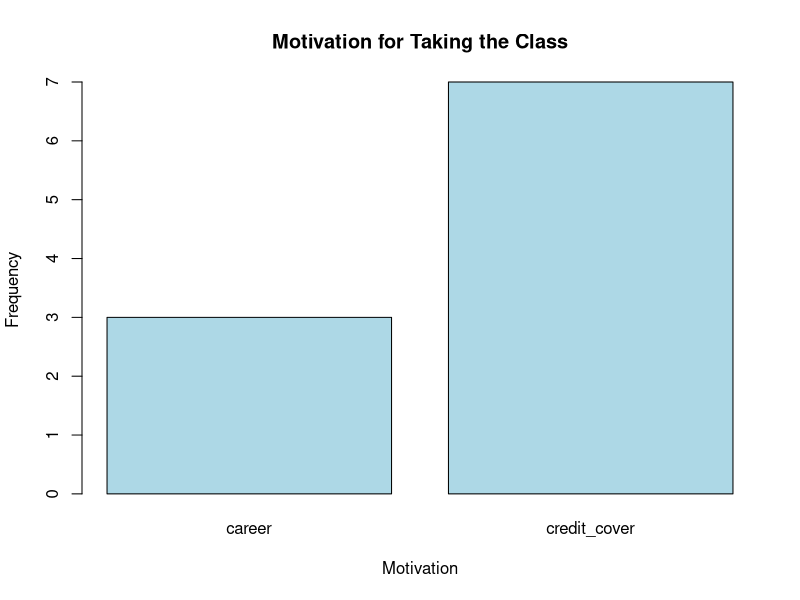
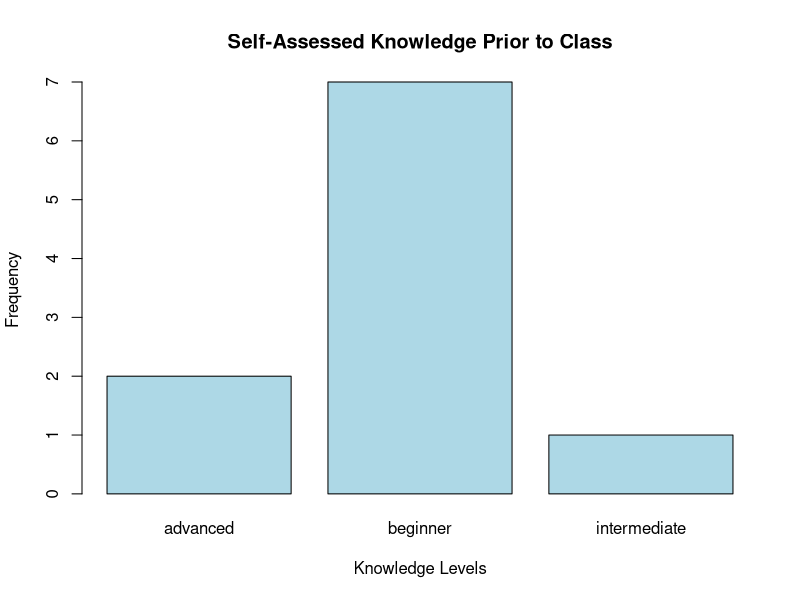
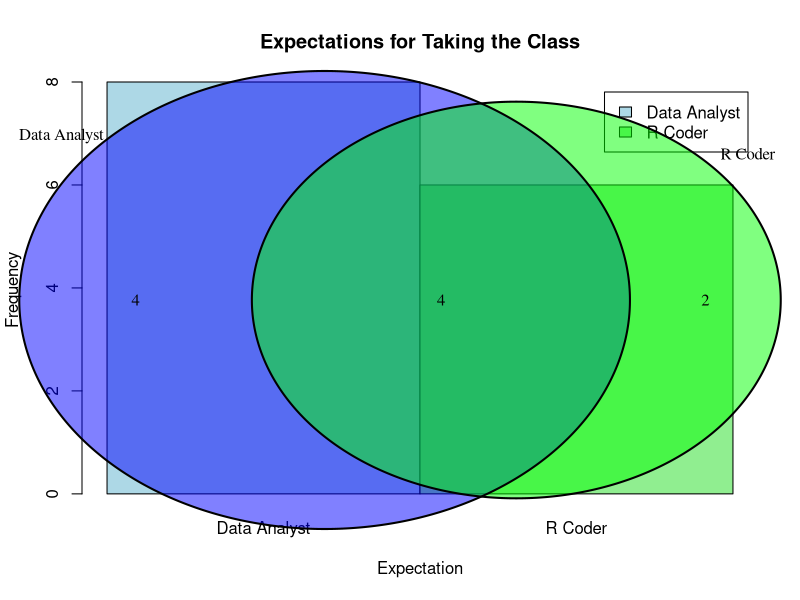
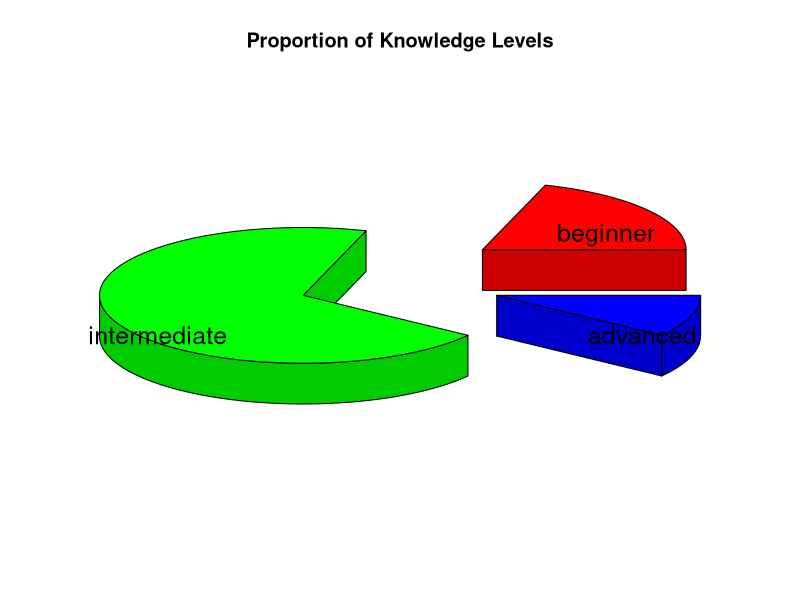
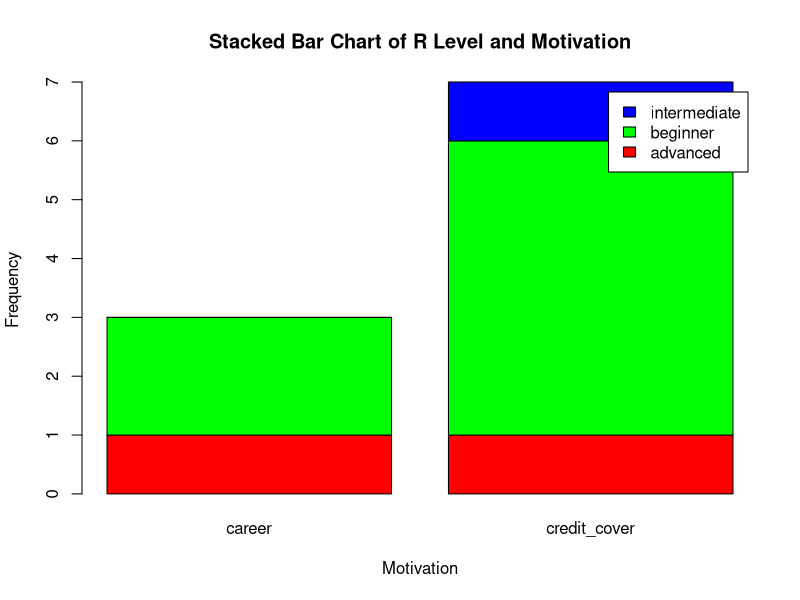
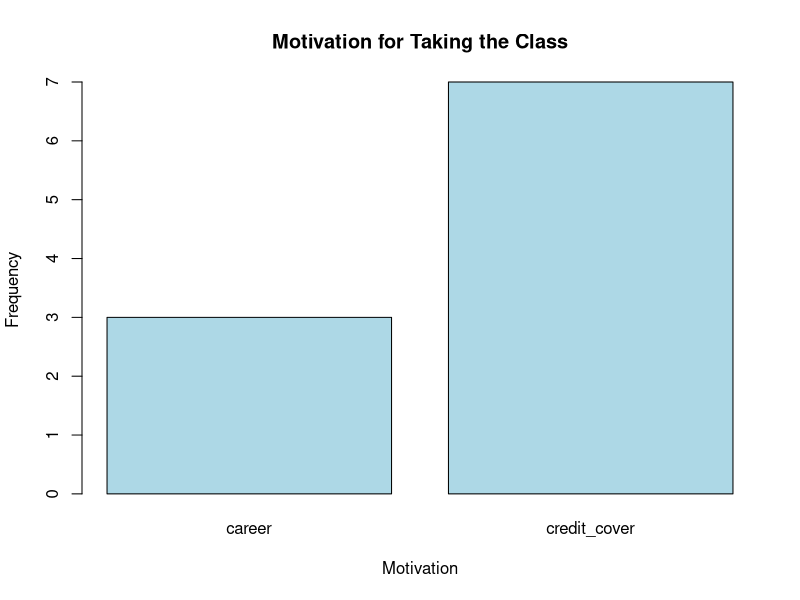
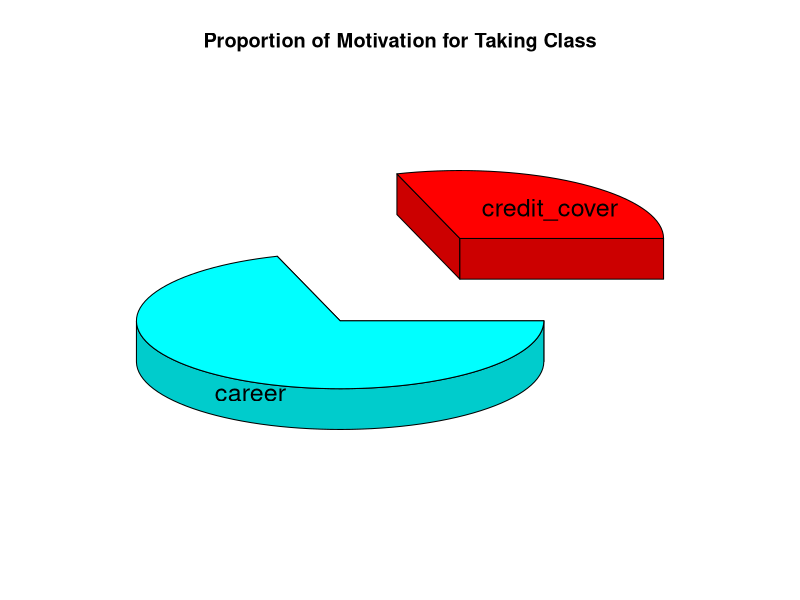

These figures' R source, in order:
## ---- chunk 1
knitr::opts_chunk$set(echo = TRUE)
## ---- chunk 2
library(plotrix)
library(readxl)
library(VennDiagram)
library(dplyr)
library(tidyr)

## ---- chunk 3
# Read-In Excel File
df = read_xlsx("survey.xlsx")
## ---- chunk 4
# Convert All Text in df to lowercase
for (i in colnames(df)) {
  df[[i]] = tolower(df[[i]])
}
## ---- chunk 5
# Split expectation column into two separate columns
df = separate(df, expectation, into = c("expectation_1", "expectation_2"), sep = ",")

# Remove blank spaces
df$expectation_2 = trimws(df$expectation_2)
## ---- chunk 6
# Replace "na" with NA
df = mutate(df, mutate(across(everything(), ~ na_if(., "na"))))
## ---- chunk 7
# Create a Frequency Table for motivation
plot_freq = function(plotted_df, title, x, y = "Frequency") {
  barplot(plotted_df,
          main = title,
          xlab = x,
          ylab = y,
          col = "lightblue"
  )
}

motivation_table = table(df$motivation)
plot_freq(motivation_table,
          "Motivation for Taking the Class",
          "Motivation"
          )
## ---- chunk 8
# Create a Frequency Table for Knowledge Levels
k_table = table(df$r_level)
plot_freq(k_table,
          "Self-Assessed Knowledge Prior to Class",
          "Knowledge Levels"
)
## ---- chunk 9
# Create Frequency Tables for Expectations
df$expectation_1 = gsub("_", " ", df$expectation_1, fixed=TRUE)
e_1 = table(df$expectation_1)
e_2 = table(df$expectation_2)
data = rbind(e_1, e_2)

barplot(data,
        beside = TRUE,
        main = "Expectations for Taking the Class",
        xlab = "Expectation",
        ylab = "Frequency",
        col = c("lightblue", "lightgreen"),
        names.arg = c("Data Analyst", "R Coder"),
        legend.text = c("Data Analyst", "R Coder")
)
## ---- chunk 10
# Create a Venn diagram showcasing the overlap between students who chose "data analyst" for expectation_1 and "r coder" for expectation_2
data_analyst_students = !is.na(df$expectation_1) & df$expectation_1 == "data analyst"
r_coder_students = !is.na(df$expectation_2) & df$expectation_2 == "r_coder"

venn.plot = venn.diagram(
  x = list(
    "Data Analyst" = which(data_analyst_students),
    "R Coder" = which(r_coder_students)
  ),
  category.names = c("Data Analyst", "R Coder"),
  fill = c("blue", "green"),
  alpha = 0.5,
  filename = NULL
)
df
grid.draw(venn.plot)

## ---- chunk 11
# Proportion of R proficiency levels
k_table_prop = prop.table(k_table)
pie3D(k_table_prop,
      labels=unique(df$r_level),
      explode=0.5,
      main="Proportion of Knowledge Levels",
      labelcex = 1.5
)
## ---- chunk 12
# Cross-Tabulation between R Level and Motivation
cross_tab <- table(df$r_level, df$motivation)
print(cross_tab)
## ---- chunk 13
# Generate a Stacked Bar Chart to visualize cross-tabulation
barplot(cross_tab, 
        main = "Stacked Bar Chart of R Level and Motivation", 
        col = c("red", "green", "blue"), 
        legend = rownames(cross_tab), 
        xlab = "Motivation", 
        ylab = "Frequency"
)
## ---- chunk 14
# Create a Frequency Table for Motivation
motivation_table = table(df$motivation)
plot_freq(motivation_table,
          "Motivation for Taking the Class",
          "Motivation"
)
## ---- chunk 15
# Proportion of Motivation Values
motivation_prop = prop.table(motivation_table)
pie3D(motivation_prop,
      labels=unique(df$motivation),
      explode=0.5,
      main="Proportion of Motivation for Taking Class",
      labelcex = 1.5
)
